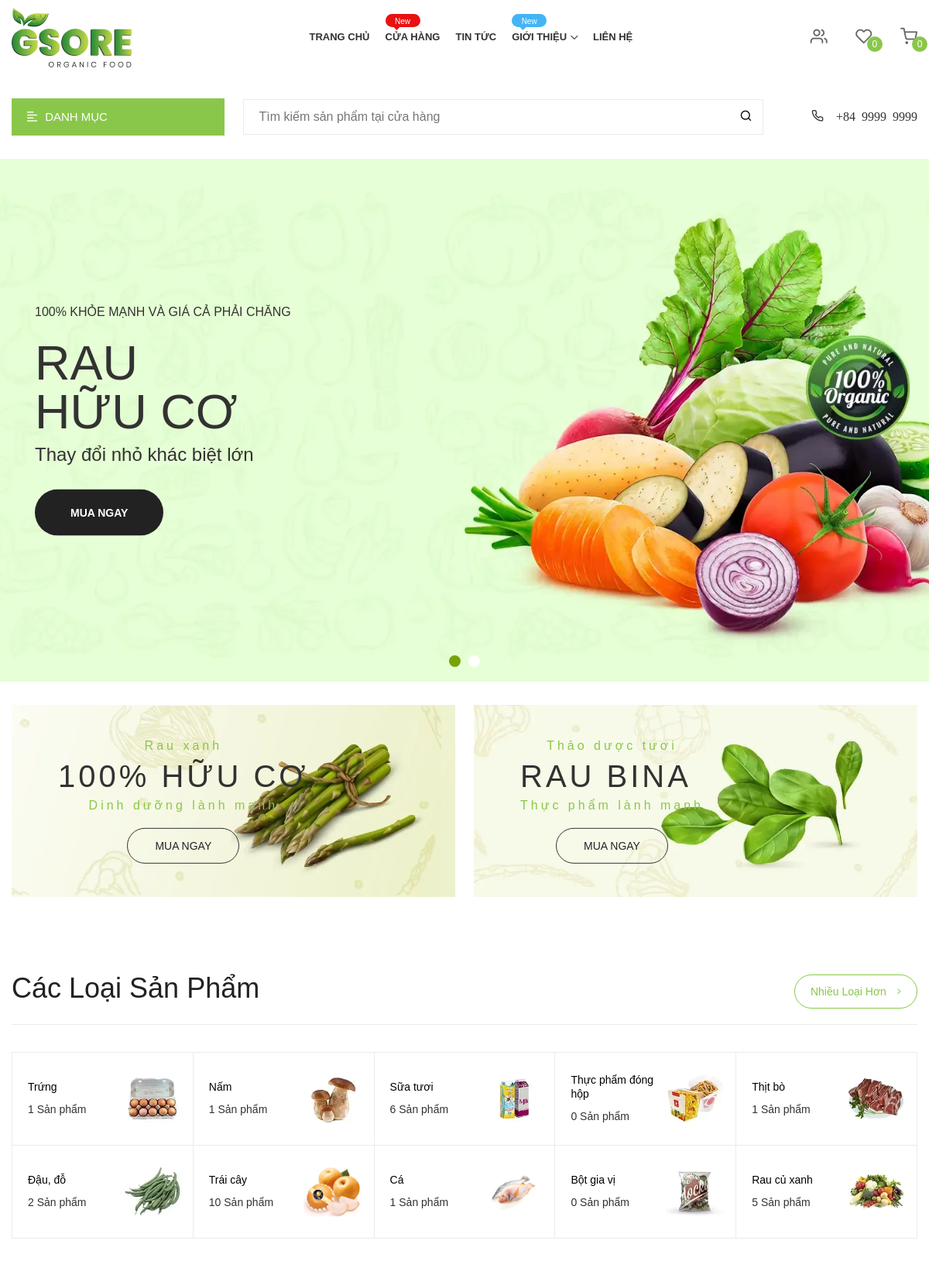
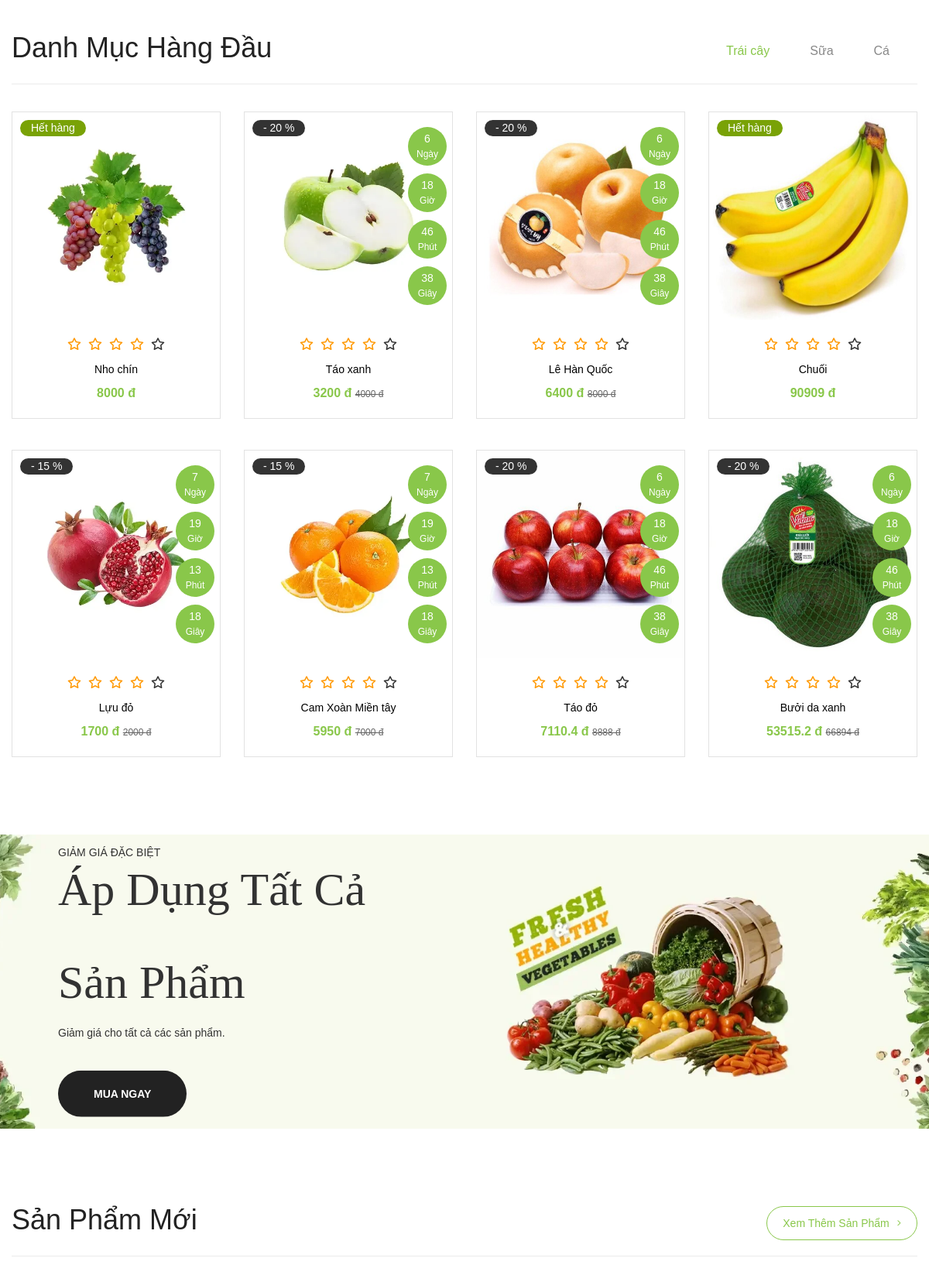
The page / (upper part) on the database its author committed (2 pictures, top to bottom).
### tables this page shows
CREATE TABLE `sanpham` (
  `masanpham` int(10) NOT NULL,
  `tensanpham` varchar(100) NOT NULL,
  `maloaisanpham` int(10) NOT NULL,
  `soluong` int(15) NOT NULL,
  `dongia` int(15) NOT NULL,
  `anh` varchar(200) NOT NULL,
  `mota` text NOT NULL,
  `manhacungcap` int(10) NOT NULL,
  `makhuyenmai` int(10) NOT NULL
);

CREATE TABLE `khuyenmai` (
  `makhuyenmai` int(10) NOT NULL,
  `giamgia` int(10) NOT NULL,
  `thoihan` datetime DEFAULT NULL
);

### index.php (the view, shortened to what the rows shown need)
<!DOCTYPE html>
<html lang="zxx">
<head>
    <link rel="stylesheet" href="assets/css/vendor/jquery-ui.min.css">
    <link rel="stylesheet" href="assets/css/vendor/fontawesome.css">
    <link rel="stylesheet" href="assets/css/vendor/plaza-icon.css">
    <link rel="stylesheet" href="assets/css/vendor/bootstrap.min.css">
    <link rel="stylesheet" href="assets/css/plugin/slick.css">
    <link rel="stylesheet" href="assets/css/plugin/material-scrolltop.css">
    <link rel="stylesheet" href="assets/css/plugin/price_range_style.css">
    <link rel="stylesheet" href="assets/css/plugin/in-number.css">
    <link rel="stylesheet" href="assets/css/plugin/venobox.min.css">
    <link rel="stylesheet" href="assets/css/plugin/jquery.lineProgressbar.css">
    <link rel="stylesheet" href="assets/css/main.css">
</head>
<body>
    <main id="main-container" class="main-container">
        <div class="hero slider-dot-fix slider-dot slider-dot-fix slider-dot--center slider-dot-size--medium slider-dot-circle  slider-dot-style--fill slider-dot-style--fill-white-active-green dot-gap__X--10">
            <div class="hero-slider">
                <div class="hero__content">
                    <div class="container">
                        <div class="row">
                            <div class="col-12 col-lg-8">
                                <div class="hero__content--inner">
                                    <h1 class="title__hero title__hero--xlarge font--regular text-uppercase">Rau <br>  hữu cơ</h1>
                                </div>
                            </div>
                        </div>
                    </div>
                </div>
            </div>
        </div>
        <div class="banner m-t-30">
            <div class="container-fluid">
                <div class="row">
                    <div class="col-md-6 col-12">
                        <div class="banner__box">
                            <div class="banner__box--single banner__box--single-text-style-1 pos-relative">
                                <div class="banner__content banner__content--center pos-absolute">
                                    <h2 class="banner__title banner__title--large font--medium letter-spacing--4  text-uppercase">100% Hữu cơ</h2>
                                </div>
                            </div>
                        </div>
                    </div>
                    <div class="col-md-6 col-12">
                        <div class="banner__box">
                            <div class="banner__box--single banner__box--single-text-style-1 pos-relative">
                                <div class="banner__content banner__content--center pos-absolute">
                                    <h2 class="banner__title banner__title--large letter-spacing--4 font--medium text-uppercase">Rau bina</h2>
                                </div>
                            </div>
                        </div>
                    </div>
                </div>
            </div>
        </div>
        <div class="product m-t-100">
            <div class="container">
                <div class="row">
                    <div class="col-12">
                        <div class="tab-content tab-animate-zoom">
                            <div class="tab-pane show active" id="fruits">
                                <div class="default-slider default-slider--hover-bg-red product-default-slider">
                                    <div class="product-default-slider-4grid-2rows gap__col--30 gap__row--40">
                                        <?php
                                            include("config.php");
                                            $sql = "
                                                select * from sanpham left join khuyenmai on sanpham.makhuyenmai = khuyenmai.makhuyenmai
                                                where maloaisanpham = 7
                                            ";
                                            $san_pham = mysqli_query($ket_noi, $sql);
                                            while($row = mysqli_fetch_array($san_pham)){
                                        ;?>
                                            <div class="product__box product__default--single text-center">
                                                <div class="product__img-box  pos-relative">
                                                    <a href="product-single-default.php?id=<?php echo $row['masanpham']?>" class="product__img--link">
                                                        <img class="product__img img-fluid" src="<?php echo 'assets/img/product/size-normal/'.$row['anh'];?>" alt="">
                                                    </a>
                                                    <?php
                                                        if($row['soluong']==0){
                                                            echo '<span class="product__label product__label--sale-out">Hết hàng</span>';
                                                        }
                                                    ?>
                                                    <?php
                                                        $first_date = strtotime(date($row["thoihan"]));
                                                        $second_date = strtotime(date("Y-m-d H:i:s"));
                                                        if($first_date > $second_date && $row['giamgia']!=0){
                                                            echo '<span class="product__label product__label--sale-dis">- '.$row['giamgia'].' %</span>';
                                                            echo '
                                                                <div class="product__counter-box">
                                                                    <div class="product__counter-item" data-countdown="'.$row['thoihan'].'"></div>
                                                                </div>'
                                                            ;
                                                        }
                                                    ;?>
                                                </div>
                                                <div class="product__content m-t-20">
                                                    <ul class="product__review">
                                                        <li class="product__review--fill"><i class="icon-star"></i></li>
                                                        <li class="product__review--fill"><i class="icon-star"></i></li>
                                                        <li class="product__review--fill"><i class="icon-star"></i></li>
                                                        <li class="product__review--fill"><i class="icon-star"></i></li>
                                                        <li class="product__review--blank"><i class="icon-star"></i></li>
                                                    </ul>
                                                    <a href="product-single-default.php" class="product__link"><?php echo $row['tensanpham'];?></a>
                                                    <div class="product__price m-t-5">
                                                        <?php
                                                            $first_date = strtotime(date($row["thoihan"]));
                                                            $second_date = strtotime(date("Y-m-d H:i:s"));
                                                            if($first_date > $second_date && $row['giamgia']!=0){
                                                                $gia_da_giam = $row["dongia"]*(100 - $row["giamgia"])/100;
                                                                echo '<span class="product_price">'.$gia_da_giam.' đ'.' <del>'.$row["dongia"].' đ</del></span>';
                                                            }
                                                            else {
                                                                echo '<span class="product_price">'.$row["dongia"].' đ</span>';
                                                            }
                                                        ;?>
                                                    </div>
                                                </div>
                                            </div>
                                        <?php
                                            }
                                        ;?>
                                    </div>
                                </div>
                            </div>
                        </div>
                    </div>
                </div>
            </div>
        </div>
         <div class="banner m-t-100 pos-relative">
            <div class="banner__box banner__box--single-text-style-2">
                <div class="container">
                    <div class="row">
                        <div class="col-12">
                            <div class="banner__content banner__content--center pos-absolute">
                                <h1 class="banner__title banner__title--large font--regular text-capitalize">Áp dụng tất cả <br><br>sản phẩm</h1>
                            </div>
                        </div>
                    </div>
                </div>
            </div>
        </div>
    </main>
</body>
</html>

### rows shown on the page
sanpham: anh (picture), soluong "Hết hàng", tensanpham "Nho chín", dongia "8000"
sanpham: anh (picture), makhuyenmai.giamgia "15", tensanpham "Lựu đỏ", dongia.giamgia "1700", dongia "2000"
sanpham: anh (picture), makhuyenmai.giamgia "20", tensanpham "Táo xanh", dongia.giamgia "3200", dongia "4000"
sanpham: anh (picture), makhuyenmai.giamgia "15", tensanpham "Cam Xoàn Miền tây", dongia.giamgia "5950", dongia "7000"
sanpham: anh (picture), makhuyenmai.giamgia "20", tensanpham "Lê Hàn Quốc", dongia.giamgia "6400", dongia "8000"
sanpham: anh (picture), makhuyenmai.giamgia "20", tensanpham "Táo đỏ", dongia.giamgia "7110.4", dongia "8888"
sanpham: anh (picture), soluong "Hết hàng", tensanpham "Chuối", dongia "90909"
sanpham: anh (picture), makhuyenmai.giamgia "20", tensanpham "Bưởi da xanh", dongia.giamgia "53515.2", dongia "66894"

### other values the page prints
$i "0"
$row['tenloaisanpham'] "Trứng"
$row['total'] "1"
$row['tenloaisanpham'] "Nấm"
$row['tenloaisanpham'] "Sữa tươi"
$row['total'] "6"
$row['tenloaisanpham'] "Thực phẩm đóng hộp"
$row['total'] "0"
$row['tenloaisanpham'] "Thịt bò"
$row['tenloaisanpham'] "Đậu, đỗ"
$row['total'] "2"
$row['tenloaisanpham'] "Trái cây"
$row['total'] "10"
$row['tenloaisanpham'] "Cá"
$row['tenloaisanpham'] "Bột gia vị"
